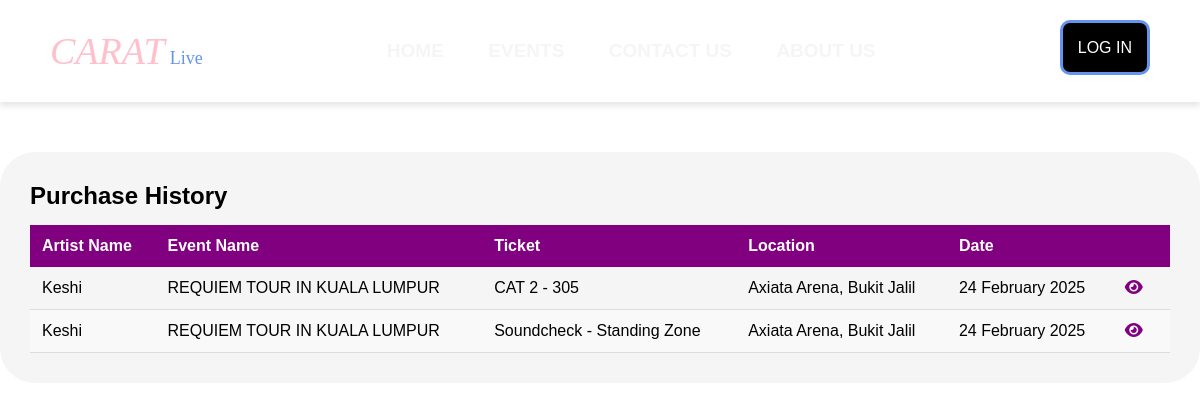
The app's page /historypurchased.php?user_id=13, older data.
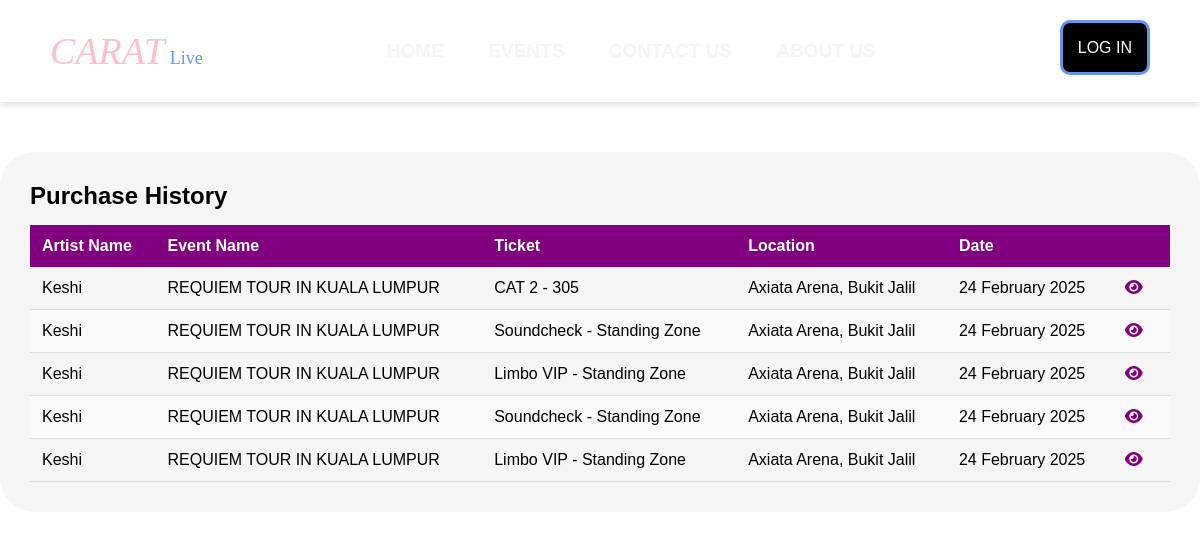
The same page, newer data.
### tables this page shows
CREATE TABLE `purchase` (
  `id` int(11) NOT NULL,
  `firstname` varchar(100) NOT NULL,
  `lastname` varchar(100) NOT NULL,
  `email` varchar(100) NOT NULL,
  `phone` varchar(100) NOT NULL,
  `address` varchar(100) NOT NULL,
  `event_id` int(11) NOT NULL,
  `ticket_id` int(11) NOT NULL,
  `ticketNum` int(11) NOT NULL,
  `totalprice` double NOT NULL,
  `paymentMethod` varchar(100) NOT NULL,
  `user_id` int(11) NOT NULL
);

CREATE TABLE `event` (
  `event_id` int(11) NOT NULL,
  `eventname` varchar(100) NOT NULL,
  `artistname` varchar(100) NOT NULL,
  `date` date NOT NULL,
  `time` time NOT NULL,
  `location` varchar(100) NOT NULL,
  `description` varchar(700) NOT NULL,
  `content` longtext NOT NULL,
  `image` longblob NOT NULL,
  `seatmapimage` longblob NOT NULL,
  `is_deleted` tinyint(1) NOT NULL DEFAULT 0
);

CREATE TABLE `tickets` (
  `ticket_id` int(11) NOT NULL,
  `ticketname` varchar(100) NOT NULL,
  `ticketprice` double NOT NULL,
  `ticketquantity` int(11) NOT NULL,
  `section` varchar(500) NOT NULL,
  `event_id` int(11) NOT NULL,
  `remainingquantity` int(11) NOT NULL,
  `is_deleted` tinyint(1) DEFAULT 0
);

### historypurchased.php (the view, shortened to what this page needs)
<!doctype html>
<html lang="en">
<head>
    <link rel="stylesheet" href="style.css">
    <link rel="stylesheet" href="https://cdnjs.cloudflare.com/ajax/libs/font-awesome/6.5.0/css/all.min.css">
</head>
<?php
include("db_connection.php");
include('header.php');
if (isset($_GET['user_id'])) {
    $user_id = $_GET['user_id'];
    $query = "SELECT
    p.*,
    t.*,
    e.*
FROM
    purchase p
JOIN
    tickets t ON p.ticket_id = t.ticket_id
JOIN
    event e ON p.event_id = e.event_id
WHERE
    p.user_id = $user_id;";
    $result = mysqli_query($conn, $query);
} else {
    echo "No Purchase ID provided.";
}
?>
<body class="app">
    <div style="display: flex; justify-content: center;">
        <div class="event-container" style="margin-top:50px; width:100%">
            <h2>Purchase History</h2>
            <?php
            if (mysqli_num_rows($result) > 0) {
                ?>
                <table>
                    <thead>
                        <tr>
                            <th>Artist Name</th>
                            <th>Event Name</th>
                            <th>Ticket</th>
                            <th>Location</th>
                            <th>Date</th>
                            <th></th>
                        </tr>
                    </thead>
                    <tbody>
                        <?php
                        while ($row = mysqli_fetch_assoc($result)) {
                            $date = new DateTime($row['date']);
                            $dateFormat = $date->format('d F Y');
                            ?>
                            <tr>
                                <td><?php echo $row['artistname'] ?></td>
                                <td><?php echo $row['eventname'] ?></td>
                                <td><?php echo $row['ticketname'] ?> - <?php echo $row['section'] ?> </td>
                                <td><?php echo $row['location'] ?></td>
                                <td><?php echo $dateFormat?></td>
                                <td><a onclick="redirectToPage('receipt.php?purchase_id=<?php echo $row['id']; ?>&mode=view')"><i
                                            style="color: purple" class="fa-solid fa-eye"></i></a></td>
                            </tr>
                        <?php }
            } else { ?>
                        <div>
                            No results
                        </div>
                    <?php } ?>
                </tbody>
            </table>
        </div>
    </div>
</body>
</html>

Row changes from the older to the newer data that the page shows:
added purchase: event.artistname "Keshi", event.eventname "REQUIEM TOUR IN KUALA LUMPUR", ticket.ticketname "Limbo VIP", ticket.section "Standing Zone", event.location "Axiata Arena, Bukit Jalil", event.date "24 February 2025"
added purchase: event.artistname "Keshi", event.eventname "REQUIEM TOUR IN KUALA LUMPUR", ticket.ticketname "Soundcheck", ticket.section "Standing Zone", event.location "Axiata Arena, Bukit Jalil", event.date "24 February 2025"
added purchase: event.artistname "Keshi", event.eventname "REQUIEM TOUR IN KUALA LUMPUR", ticket.ticketname "Limbo VIP", ticket.section "Standing Zone", event.location "Axiata Arena, Bukit Jalil", event.date "24 February 2025"
